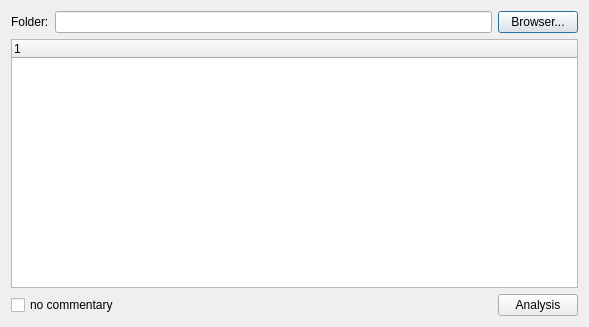
<?xml version="1.0" encoding="UTF-8"?>
<ui version="4.0">
 <class>FileStatus</class>
 <widget class="QDialog" name="FileStatus">
  <property name="geometry">
   <rect>
    <x>0</x>
    <y>0</y>
    <width>589</width>
    <height>327</height>
   </rect>
  </property>
  <property name="windowTitle">
   <string>FileStatus</string>
  </property>
  <layout class="QVBoxLayout" name="verticalLayout">
   <item>
    <layout class="QHBoxLayout" name="horizontalLayout">
     <item>
      <widget class="QLabel" name="label">
       <property name="text">
        <string>Folder:</string>
       </property>
      </widget>
     </item>
     <item>
      <widget class="QLineEdit" name="m_leFolder"/>
     </item>
     <item>
      <widget class="QPushButton" name="m_btBrowser">
       <property name="text">
        <string>Browser...</string>
       </property>
      </widget>
     </item>
    </layout>
   </item>
   <item>
    <widget class="QTreeWidget" name="m_twFiles">
     <column>
      <property name="text">
       <string notr="true">1</string>
      </property>
     </column>
    </widget>
   </item>
   <item>
    <layout class="QHBoxLayout" name="horizontalLayout_2">
     <item>
      <widget class="QCheckBox" name="my_commentaries">
       <property name="text">
        <string>no commentary</string>
       </property>
      </widget>
     </item>
     <item>
      <spacer name="horizontalSpacer">
       <property name="orientation">
        <enum>Qt::Horizontal</enum>
       </property>
       <property name="sizeHint" stdset="0">
        <size>
         <width>40</width>
         <height>20</height>
        </size>
       </property>
      </spacer>
     </item>
     <item>
      <widget class="QPushButton" name="m_btAnalysis">
       <property name="text">
        <string>Analysis</string>
       </property>
      </widget>
     </item>
    </layout>
   </item>
  </layout>
 </widget>
 <layoutdefault spacing="6" margin="11"/>
 <resources/>
 <connections/>
</ui>
